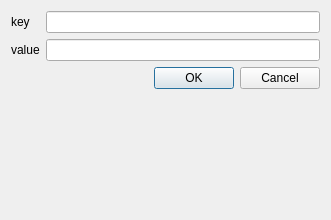
<?xml version="1.0" encoding="UTF-8"?>
<ui version="4.0">
 <class>TreeviewInputDialog</class>
 <widget class="QDialog" name="TreeviewInputDialog">
  <property name="geometry">
   <rect>
    <x>0</x>
    <y>0</y>
    <width>331</width>
    <height>220</height>
   </rect>
  </property>
  <property name="windowTitle">
   <string>Dialog</string>
  </property>
  <layout class="QGridLayout" name="gridLayout">
   <item row="0" column="0">
    <layout class="QFormLayout" name="formLayout">
     <item row="0" column="0">
      <widget class="QLabel" name="label">
       <property name="text">
        <string>key</string>
       </property>
      </widget>
     </item>
     <item row="0" column="1">
      <widget class="QLineEdit" name="lineEdit"/>
     </item>
     <item row="1" column="0">
      <widget class="QLabel" name="label_2">
       <property name="text">
        <string>value</string>
       </property>
      </widget>
     </item>
     <item row="1" column="1">
      <widget class="QLineEdit" name="lineEdit_2"/>
     </item>
     <item row="2" column="1">
      <widget class="QDialogButtonBox" name="buttonBox">
       <property name="orientation">
        <enum>Qt::Horizontal</enum>
       </property>
       <property name="standardButtons">
        <set>QDialogButtonBox::Cancel|QDialogButtonBox::Ok</set>
       </property>
      </widget>
     </item>
    </layout>
   </item>
  </layout>
 </widget>
 <resources/>
 <connections>
  <connection>
   <sender>buttonBox</sender>
   <signal>accepted()</signal>
   <receiver>TreeviewInputDialog</receiver>
   <slot>accept()</slot>
   <hints>
    <hint type="sourcelabel">
     <x>248</x>
     <y>254</y>
    </hint>
    <hint type="destinationlabel">
     <x>157</x>
     <y>274</y>
    </hint>
   </hints>
  </connection>
  <connection>
   <sender>buttonBox</sender>
   <signal>rejected()</signal>
   <receiver>TreeviewInputDialog</receiver>
   <slot>reject()</slot>
   <hints>
    <hint type="sourcelabel">
     <x>316</x>
     <y>260</y>
    </hint>
    <hint type="destinationlabel">
     <x>286</x>
     <y>274</y>
    </hint>
   </hints>
  </connection>
 </connections>
</ui>
